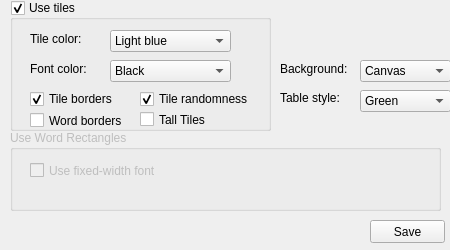
<ui version="4.0" >
 <class>tableCustomizationForm</class>
 <widget class="QWidget" name="tableCustomizationForm" >
  <property name="geometry" >
   <rect>
    <x>0</x>
    <y>0</y>
    <width>450</width>
    <height>250</height>
   </rect>
  </property>
  <property name="minimumSize" >
   <size>
    <width>450</width>
    <height>250</height>
   </size>
  </property>
  <property name="maximumSize" >
   <size>
    <width>450</width>
    <height>250</height>
   </size>
  </property>
  <property name="windowTitle" >
   <string>Table Customization</string>
  </property>
  <widget class="QPushButton" name="pushButtonSavePrefs" >
   <property name="geometry" >
    <rect>
     <x>370</x>
     <y>220</y>
     <width>75</width>
     <height>23</height>
    </rect>
   </property>
   <property name="text" >
    <string>Save</string>
   </property>
  </widget>
  <widget class="QGroupBox" name="groupBoxUseTiles" >
   <property name="geometry" >
    <rect>
     <x>10</x>
     <y>0</y>
     <width>261</width>
     <height>131</height>
    </rect>
   </property>
   <property name="toolTip" >
    <string>The "Use Tiles" option uses a tile for each letter. Click the Use Tiles checkbox to toggle this on or off.</string>
   </property>
   <property name="statusTip" >
    <string/>
   </property>
   <property name="title" >
    <string>Use tiles</string>
   </property>
   <property name="checkable" >
    <bool>true</bool>
   </property>
   <widget class="QComboBox" name="comboBoxTileColor" >
    <property name="geometry" >
     <rect>
      <x>100</x>
      <y>30</y>
      <width>121</width>
      <height>22</height>
     </rect>
    </property>
    <item>
     <property name="text" >
      <string>Light blue</string>
     </property>
    </item>
    <item>
     <property name="text" >
      <string>Dark blue</string>
     </property>
    </item>
    <item>
     <property name="text" >
      <string>Pink</string>
     </property>
    </item>
    <item>
     <property name="text" >
      <string>Dark red</string>
     </property>
    </item>
    <item>
     <property name="text" >
      <string>Black</string>
     </property>
    </item>
    <item>
     <property name="text" >
      <string>White</string>
     </property>
    </item>
    <item>
     <property name="text" >
      <string>Gray</string>
     </property>
    </item>
   </widget>
   <widget class="QCheckBox" name="checkBoxRandomVerticalPositions" >
    <property name="geometry" >
     <rect>
      <x>130</x>
      <y>90</y>
      <width>211</width>
      <height>18</height>
     </rect>
    </property>
    <property name="text" >
     <string>Tile randomness</string>
    </property>
    <property name="checked" >
     <bool>true</bool>
    </property>
   </widget>
   <widget class="QLabel" name="label_4" >
    <property name="geometry" >
     <rect>
      <x>20</x>
      <y>60</y>
      <width>68</width>
      <height>18</height>
     </rect>
    </property>
    <property name="text" >
     <string>Font color:</string>
    </property>
   </widget>
   <widget class="QCheckBox" name="checkBoxTileBorders" >
    <property name="geometry" >
     <rect>
      <x>20</x>
      <y>90</y>
      <width>121</width>
      <height>18</height>
     </rect>
    </property>
    <property name="text" >
     <string>Tile borders</string>
    </property>
    <property name="checked" >
     <bool>true</bool>
    </property>
   </widget>
   <widget class="QCheckBox" name="checkBoxTallTiles" >
    <property name="geometry" >
     <rect>
      <x>130</x>
      <y>110</y>
      <width>70</width>
      <height>19</height>
     </rect>
    </property>
    <property name="text" >
     <string>Tall Tiles</string>
    </property>
   </widget>
   <widget class="QLabel" name="label_3" >
    <property name="geometry" >
     <rect>
      <x>20</x>
      <y>30</y>
      <width>71</width>
      <height>18</height>
     </rect>
    </property>
    <property name="text" >
     <string>Tile color:</string>
    </property>
   </widget>
   <widget class="QComboBox" name="comboBoxFontColor" >
    <property name="geometry" >
     <rect>
      <x>100</x>
      <y>60</y>
      <width>121</width>
      <height>22</height>
     </rect>
    </property>
    <item>
     <property name="text" >
      <string>Black</string>
     </property>
    </item>
    <item>
     <property name="text" >
      <string>White</string>
     </property>
    </item>
   </widget>
   <widget class="QCheckBox" name="checkBoxWordBorders" >
    <property name="geometry" >
     <rect>
      <x>20</x>
      <y>110</y>
      <width>111</width>
      <height>21</height>
     </rect>
    </property>
    <property name="text" >
     <string>Word borders</string>
    </property>
   </widget>
  </widget>
  <widget class="QGroupBox" name="groupBoxUseRectangles" >
   <property name="enabled" >
    <bool>false</bool>
   </property>
   <property name="geometry" >
    <rect>
     <x>10</x>
     <y>130</y>
     <width>431</width>
     <height>81</height>
    </rect>
   </property>
   <property name="title" >
    <string>Use Word Rectangles</string>
   </property>
   <property name="checkable" >
    <bool>false</bool>
   </property>
   <property name="checked" >
    <bool>false</bool>
   </property>
   <widget class="QCheckBox" name="checkBoxUseFixedWidthFont" >
    <property name="geometry" >
     <rect>
      <x>20</x>
      <y>30</y>
      <width>161</width>
      <height>21</height>
     </rect>
    </property>
    <property name="text" >
     <string>Use fixed-width font</string>
    </property>
   </widget>
  </widget>
  <widget class="QComboBox" name="comboBoxBackground" >
   <property name="geometry" >
    <rect>
     <x>360</x>
     <y>60</y>
     <width>91</width>
     <height>22</height>
    </rect>
   </property>
   <item>
    <property name="text" >
     <string>Canvas</string>
    </property>
   </item>
   <item>
    <property name="text" >
     <string>Gray</string>
    </property>
   </item>
   <item>
    <property name="text" >
     <string>White</string>
    </property>
   </item>
   <item>
    <property name="text" >
     <string>Lava</string>
    </property>
   </item>
   <item>
    <property name="text" >
     <string>Stars</string>
    </property>
   </item>
  </widget>
  <widget class="QComboBox" name="comboBoxTableStyle" >
   <property name="geometry" >
    <rect>
     <x>360</x>
     <y>90</y>
     <width>91</width>
     <height>22</height>
    </rect>
   </property>
   <item>
    <property name="text" >
     <string>Green</string>
    </property>
   </item>
   <item>
    <property name="text" >
     <string>Light blue</string>
    </property>
   </item>
   <item>
    <property name="text" >
     <string>No table</string>
    </property>
   </item>
   <item>
    <property name="text" >
     <string>Rock</string>
    </property>
   </item>
  </widget>
  <widget class="QLabel" name="label" >
   <property name="geometry" >
    <rect>
     <x>280</x>
     <y>60</y>
     <width>81</width>
     <height>18</height>
    </rect>
   </property>
   <property name="text" >
    <string>Background:</string>
   </property>
  </widget>
  <widget class="QLabel" name="label_5" >
   <property name="geometry" >
    <rect>
     <x>280</x>
     <y>90</y>
     <width>71</width>
     <height>16</height>
    </rect>
   </property>
   <property name="text" >
    <string>Table style:</string>
   </property>
  </widget>
 </widget>
 <resources/>
 <connections/>
</ui>
